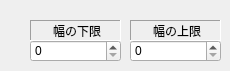
   <widget class="QWidget" name="tab_5" >
    <attribute name="title" >
     <string>太さ</string>
    </attribute>
    <widget class="QLabel" name="label_23" >
     <property name="geometry" >
      <rect>
       <x>30</x>
       <y>20</y>
       <width>91</width>
       <height>21</height>
      </rect>
     </property>
     <property name="frameShape" >
      <enum>QFrame::Panel</enum>
     </property>
     <property name="frameShadow" >
      <enum>QFrame::Sunken</enum>
     </property>
     <property name="text" >
      <string>幅の下限</string>
     </property>
     <property name="alignment" >
      <set>Qt::AlignCenter|Qt::AlignHCenter|Qt::AlignLeading|Qt::AlignLeft|Qt::AlignVCenter</set>
     </property>
    </widget>
    <widget class="QSpinBox" name="spinBoxItem1WidthL_4" >
     <property name="geometry" >
      <rect>
       <x>30</x>
       <y>40</y>
       <width>91</width>
       <height>22</height>
      </rect>
     </property>
    </widget>
    <widget class="QLabel" name="label_24" >
     <property name="geometry" >
      <rect>
       <x>130</x>
       <y>20</y>
       <width>91</width>
       <height>21</height>
      </rect>
     </property>
     <property name="frameShape" >
      <enum>QFrame::Panel</enum>
     </property>
     <property name="frameShadow" >
      <enum>QFrame::Sunken</enum>
     </property>
     <property name="text" >
      <string>幅の上限</string>
     </property>
     <property name="alignment" >
      <set>Qt::AlignCenter|Qt::AlignHCenter|Qt::AlignLeading|Qt::AlignLeft|Qt::AlignVCenter</set>
     </property>
    </widget>
    <widget class="QSpinBox" name="spinBoxItem1WidthH_4" >
     <property name="geometry" >
      <rect>
       <x>130</x>
       <y>40</y>
       <width>91</width>
       <height>22</height>
      </rect>
     </property>
    </widget>
   </widget>
